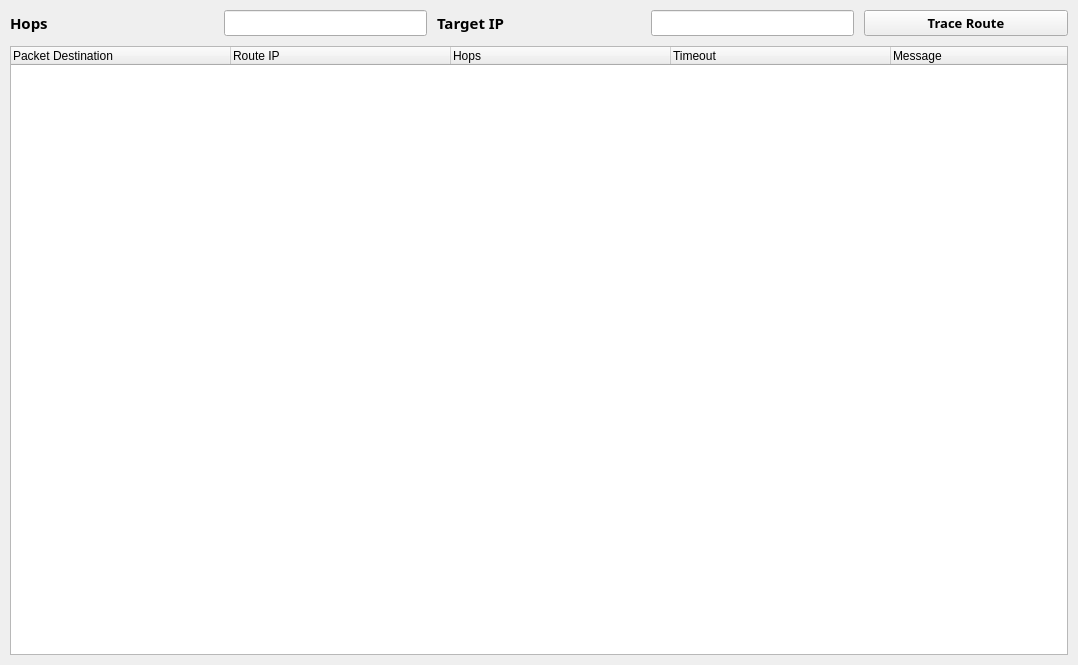
<?xml version="1.0" encoding="UTF-8"?>
<ui version="4.0">
 <class>MainWindow</class>
 <widget class="QMainWindow" name="MainWindow">
  <property name="enabled">
   <bool>true</bool>
  </property>
  <property name="geometry">
   <rect>
    <x>0</x>
    <y>0</y>
    <width>1078</width>
    <height>665</height>
   </rect>
  </property>
  <property name="sizePolicy">
   <sizepolicy hsizetype="Expanding" vsizetype="Expanding">
    <horstretch>1</horstretch>
    <verstretch>1</verstretch>
   </sizepolicy>
  </property>
  <property name="minimumSize">
   <size>
    <width>1078</width>
    <height>665</height>
   </size>
  </property>
  <property name="maximumSize">
   <size>
    <width>16777215</width>
    <height>16777215</height>
   </size>
  </property>
  <property name="windowTitle">
   <string notr="true">Routing System v.Beta</string>
  </property>
  <property name="windowIcon">
   <iconset resource="Route/icon.qrc">
    <normaloff>:/Icon/Icon.png</normaloff>:/Icon/Icon.png</iconset>
  </property>
  <widget class="QWidget" name="centralwidget">
   <property name="enabled">
    <bool>true</bool>
   </property>
   <property name="sizePolicy">
    <sizepolicy hsizetype="Expanding" vsizetype="Expanding">
     <horstretch>0</horstretch>
     <verstretch>0</verstretch>
    </sizepolicy>
   </property>
   <layout class="QGridLayout" name="gridLayout_2">
    <property name="leftMargin">
     <number>10</number>
    </property>
    <property name="topMargin">
     <number>10</number>
    </property>
    <property name="rightMargin">
     <number>10</number>
    </property>
    <property name="bottomMargin">
     <number>10</number>
    </property>
    <property name="spacing">
     <number>10</number>
    </property>
    <item row="0" column="0">
     <layout class="QGridLayout" name="gridLayout" rowminimumheight="0,0">
      <item row="0" column="1">
       <widget class="QLineEdit" name="hop">
        <property name="enabled">
         <bool>true</bool>
        </property>
        <property name="sizePolicy">
         <sizepolicy hsizetype="Expanding" vsizetype="Expanding">
          <horstretch>0</horstretch>
          <verstretch>0</verstretch>
         </sizepolicy>
        </property>
       </widget>
      </item>
      <item row="0" column="2">
       <widget class="QLabel" name="label_2">
        <property name="sizePolicy">
         <sizepolicy hsizetype="Expanding" vsizetype="Expanding">
          <horstretch>0</horstretch>
          <verstretch>0</verstretch>
         </sizepolicy>
        </property>
        <property name="font">
         <font>
          <family>Bahnschrift SemiBold</family>
          <pointsize>11</pointsize>
          <weight>75</weight>
          <bold>true</bold>
         </font>
        </property>
        <property name="text">
         <string>Target IP</string>
        </property>
       </widget>
      </item>
      <item row="0" column="3">
       <widget class="QLineEdit" name="tip">
        <property name="enabled">
         <bool>true</bool>
        </property>
        <property name="sizePolicy">
         <sizepolicy hsizetype="Expanding" vsizetype="Expanding">
          <horstretch>0</horstretch>
          <verstretch>0</verstretch>
         </sizepolicy>
        </property>
       </widget>
      </item>
      <item row="0" column="0">
       <widget class="QLabel" name="label">
        <property name="sizePolicy">
         <sizepolicy hsizetype="Expanding" vsizetype="Expanding">
          <horstretch>0</horstretch>
          <verstretch>0</verstretch>
         </sizepolicy>
        </property>
        <property name="font">
         <font>
          <family>Bahnschrift SemiBold</family>
          <pointsize>11</pointsize>
          <weight>75</weight>
          <bold>true</bold>
         </font>
        </property>
        <property name="text">
         <string>Hops</string>
        </property>
       </widget>
      </item>
      <item row="0" column="4">
       <widget class="QPushButton" name="comfirm">
        <property name="enabled">
         <bool>true</bool>
        </property>
        <property name="sizePolicy">
         <sizepolicy hsizetype="Expanding" vsizetype="Expanding">
          <horstretch>0</horstretch>
          <verstretch>0</verstretch>
         </sizepolicy>
        </property>
        <property name="font">
         <font>
          <family>Bahnschrift SemiBold</family>
          <pointsize>10</pointsize>
          <weight>75</weight>
          <bold>true</bold>
         </font>
        </property>
        <property name="autoFillBackground">
         <bool>false</bool>
        </property>
        <property name="text">
         <string>Trace Route</string>
        </property>
        <property name="checkable">
         <bool>true</bool>
        </property>
        <property name="checked">
         <bool>false</bool>
        </property>
        <property name="autoRepeat">
         <bool>false</bool>
        </property>
       </widget>
      </item>
      <item row="1" column="0" colspan="5">
       <widget class="QTreeWidget" name="treeWidget">
        <property name="sizePolicy">
         <sizepolicy hsizetype="Expanding" vsizetype="Expanding">
          <horstretch>2</horstretch>
          <verstretch>2</verstretch>
         </sizepolicy>
        </property>
        <property name="sizeIncrement">
         <size>
          <width>1</width>
          <height>1</height>
         </size>
        </property>
        <property name="sizeAdjustPolicy">
         <enum>QAbstractScrollArea::AdjustIgnored</enum>
        </property>
        <property name="animated">
         <bool>false</bool>
        </property>
        <property name="allColumnsShowFocus">
         <bool>false</bool>
        </property>
        <attribute name="headerVisible">
         <bool>true</bool>
        </attribute>
        <attribute name="headerCascadingSectionResizes">
         <bool>true</bool>
        </attribute>
        <attribute name="headerDefaultSectionSize">
         <number>220</number>
        </attribute>
        <attribute name="headerShowSortIndicator" stdset="0">
         <bool>false</bool>
        </attribute>
        <column>
         <property name="text">
          <string notr="true">Packet Destination</string>
         </property>
        </column>
        <column>
         <property name="text">
          <string notr="true">Route IP</string>
         </property>
        </column>
        <column>
         <property name="text">
          <string notr="true">Hops</string>
         </property>
        </column>
        <column>
         <property name="text">
          <string notr="true">Timeout</string>
         </property>
        </column>
        <column>
         <property name="text">
          <string>Message</string>
         </property>
        </column>
       </widget>
      </item>
     </layout>
    </item>
   </layout>
  </widget>
 </widget>
 <resources>
  <include location="Route/icon.qrc"/>
 </resources>
 <connections/>
</ui>
